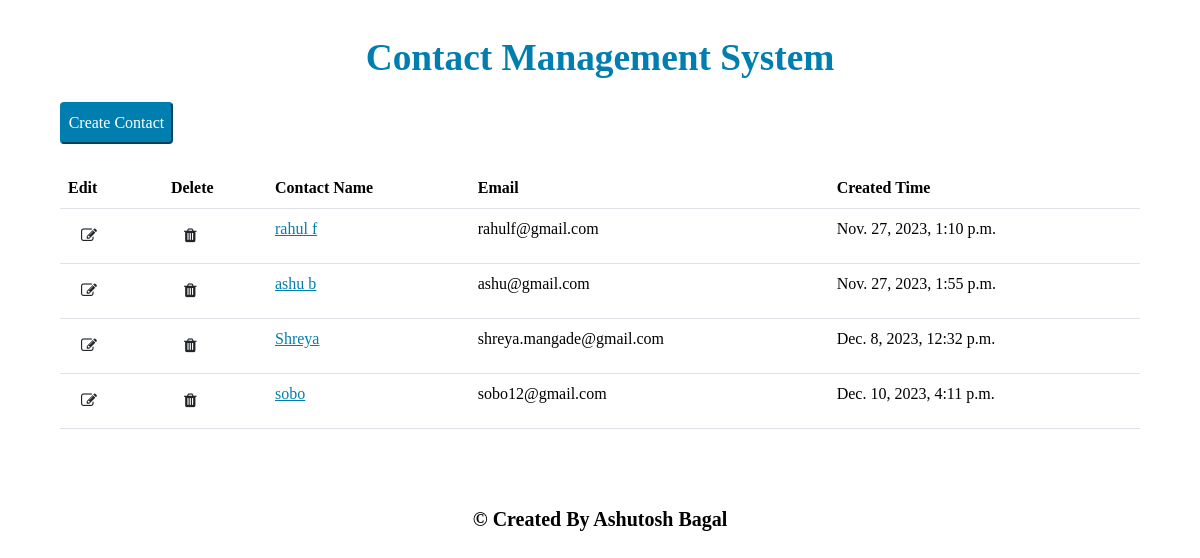
Before: / with the older database file.
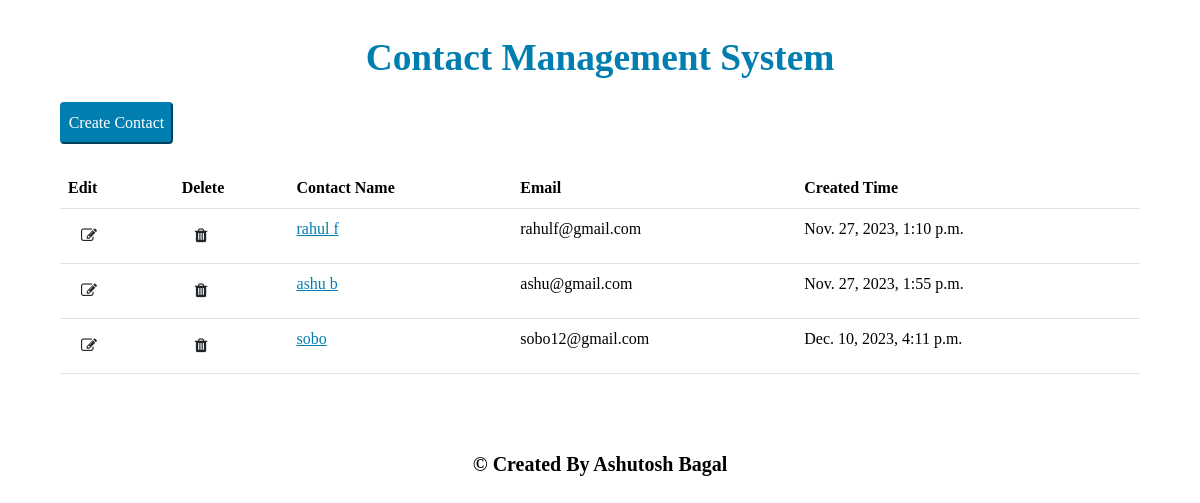
After: the same page with the newer database file.
### Contact_management/models.py (models this page shows)
class contacts(models.Model):
    name = models.CharField(max_length=30)
    email=models.EmailField(max_length=30)
    notes=models.TextField()
    time = models.DateTimeField(auto_now_add=True)
    def __str__(self):
        return self.name

### Contact_management/views.py (the view)
# urls.py: 2. Add a URL to urlpatterns:  path('', views.home, name='home')
def home(request):
	data = contacts.objects.all()
	context = {"contactList" : data}
	print("daataa", data)
	return render(request, 'home.html', context)

### Contact_management/templates/home.html (shortened to what this page needs)
{% extends 'header.html' %}
{% load static %}
{% block content %}
<!DOCTYPE html>
<html lang="en">
<head>
	<link
		href="https://cdn.jsdelivr.net/npm/bootstrap@5.3.2/dist/css/bootstrap.min.css"
		rel="stylesheet"
	/>
	<link rel="stylesheet" href="{% static 'base_style.css' %}">
	<link rel="stylesheet" href="https://cdnjs.cloudflare.com/ajax/libs/font-awesome/4.7.0/css/font-awesome.min.css">
</head>
<body>
	<div class="body">
		<div class="button">
			<a href="{% url 'create_contact' %}">
			<button type="button" class="color-button">  Create Contact  </button>
			</a>
		</div><br>
		<table class="table table-hover">
			<thead>
			<tr>
				<th scope="col">Edit</th>
				<th scope="col">Delete</th>
				<th scope="col">Contact Name</th>
				<th scope="col">Email</th>
				<th scope="col">Created Time</th>
			</tr>
			</thead>
			<tbody>
			{% for contact in contactList %}
			<tr>
				<td>
					<a href="{% url 'update_contact' contact.id %}">
						<button class="btn"><i class="fa fa-edit"></i></button>
					</a>
				</td>
				<td>
					<a href="{% url 'delete_contact' contact.id %}">
						<button class="btn"><i class="fa fa-trash"></i></button>
					</a>
				</td>
				<td>
					<a href="{% url 'contact_details' contact.id %}" style="  color: #007eb0;">{{contact.name}}</a>
				</td>
				<td>{{contact.email}}</td>
				<td>{{contact.time}}</td>
			</tr>
				{% endfor %}
			</tbody>
		</table>
	</div>
</body>
</html>
{% endblock %}

### Contact_management/templates/header.html (shortened to what this page needs)
<!DOCTYPE html>
<html lang="en">
    <head>
    </head>
    <body>
        <h1 style="font-family: Georgia, serif; color: #007eb0; font-size: 28pt; font-weight: bold; text-align: center; margin-top: 2%; margin-bottom: 2%;">Contact Management System</h1>
        {%block content%} {%endblock%}
        <div style="font-family: Georgia, serif; color: black; font-size: 15pt; font-weight: bold; margin-top: 7%; text-align: center;">© Created By Ashutosh Bagal</div>
    </body>
</html>

### Contact_management/static/base_style.css (style rules this page uses)
body { font-family: Georgia, serif; color: black; margin-top: 3%; margin-bottom: 3%; margin-left: 5%; margin-right: 5%; }
.color-button { font-family: Georgia, serif; color: white; background-color: #007eb0; border-radius: 4px; padding: 5pt; border-color: #007eb0; margin-right: 15pt; }

Changed rows visible on the page:
removed contacts: name "Shreya", email "shreya.mangade@gmail.com", time "Dec. 8, 2023, 12:32 p.m."
